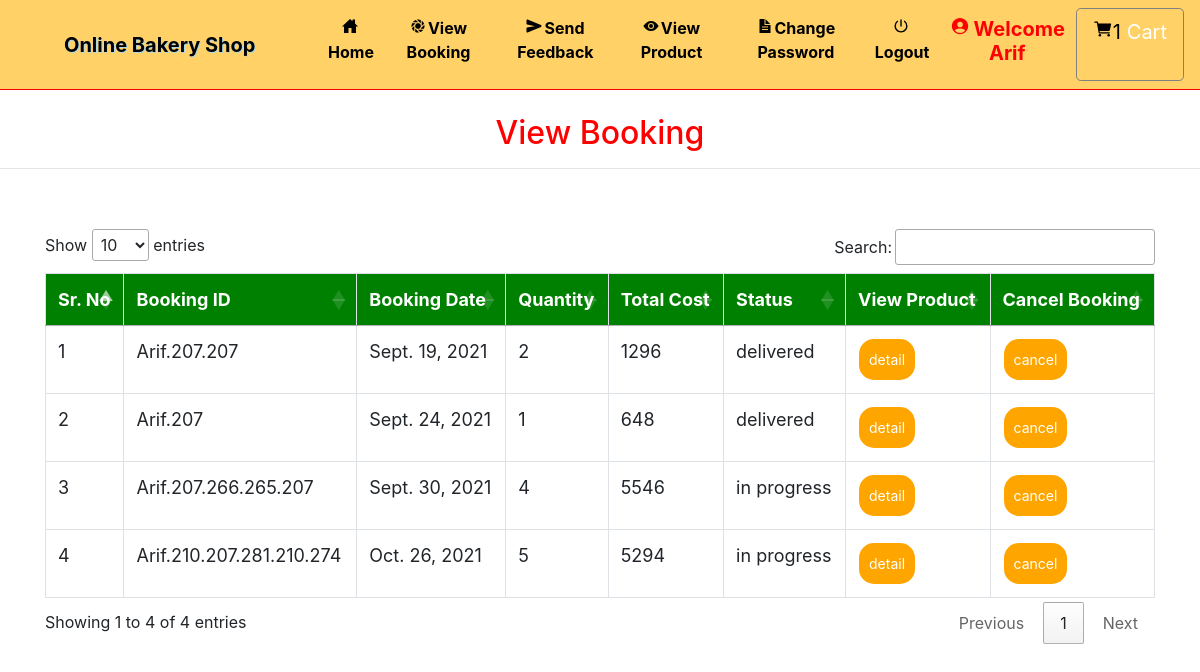
The page /view_booking (signed in) on the database its author committed.
### grocery/models.py (models this page shows, shortened)
class Booking(models.Model):
    status = models.ForeignKey(Status, on_delete=models.CASCADE, null=True)
    profile = models.ForeignKey(Profile, on_delete=models.CASCADE, null=True)
    booking_id = models.CharField(max_length=200,null=True)
    quantity = models.CharField(max_length=100,null=True)
    book_date = models.CharField(max_length=30, null=True)
    total = models.IntegerField(null=True)

class Status(models.Model):
    name = models.CharField(max_length=20, null=True)

### grocery/views.py (the view)
# urls.py: path('view_booking', View_Booking, name='view_booking'),
def View_Booking(request):
    if not request.user.is_authenticated:
        return redirect('login')
    user = User.objects.get(id=request.user.id)
    profile = Profile.objects.get(user=user)
    cart = Cart.objects.filter(profile=profile)
    book = Booking.objects.filter(profile=profile)
    num1=0
    for i in cart:
        num1 += 1
    d = {'book': book,'num1':num1}
    return render(request, 'view_booking.html', d)

### grocery/templates/view_booking.html (shortened to what this page needs)
{% extends 'navigation.html' %}
{% block body %}
<center><h2 style="color:red;margin-top:2%">View Booking</h2></center><hr>
 <div class="container">
<table class="table table-bordered" id="myTable">
  <thead>
  <tr>
    <th>Sr. No</th>
    <th>Booking ID</th>
    <th>Booking Date</th>
      <th>Quantity</th>
      <th>Total Cost</th>
      <th>Status</th>
    <th>View Product</th>
    <th>Cancel Booking</th>
  </tr>
  </thead>
   <tbody>
{% for i in book %}
  <tr>
      <td>{{forloop.counter}}</td>
    <td>{{i.booking_id}}</td>
    <td>{{i.book_date}}</td>
      <td>{{i.quantity}}</td>
      <td>{{i.total}}</td>
      <td>{{i.status.name}}</td>
      <td><a href="{% url 'booking_detail' i.booking_id i.id %}"><button class="button button1">detail</button></a></td>
      <td><a href="{% url 'delete_booking' i.booking_id i.id %}" onclick="return confirm('Are you sure?')"><button class="button button1" id="#delete">cancel</button></a></td>
  </tr>
   {% endfor %}
    </tbody>
</table>
 </div>
{% endblock %}

### grocery/templates/navigation.html (shortened to what this page needs)
<!DOCTYPE html>
<html lang="en">
<head>
    {% load static %}
     <link rel="stylesheet" href="https://maxcdn.bootstrapcdn.com/bootstrap/4.0.0/css/bootstrap.min.css">
  <link rel = stylesheet href = "//cdn.datatables.net/1.10.19/css/jquery.dataTables.min.css">
<link rel="stylesheet" href="https://cdnjs.cloudflare.com/ajax/libs/font-awesome/4.7.0/css/font-awesome.min.css">
</head>
<body style="background-color:white">
<nav class="navbar navbar-expand-sm" style = "background-color : #FFD166 ; border-bottom:1px solid red">
  <a class="navbar-brand pl-5" href="#" style="color:black ; font-weight : bold">Online Bakery Shop</a>
<div class="collapse navbar-collapse" id="collapsibleNavbar">
  <ul class="navbar-nav pl-5 text-center">
    {% if request.user.username %}
    {% if not request.user.is_staff %}
    <li class="nav-item">
      <a class="nav-link" href="{% url 'home' %}" style="color:black"><ion-icon style="margin-right:2px" name="home-sharp"></ion-icon>Home</a>
    </li>
    <li class="nav-item">
      <a class="nav-link" href="{% url 'view_booking' %}" style="color:black"><ion-icon style="margin-right:2px" name="aperture"></ion-icon>View Booking</a>
    </li>
    <li class="nav-item">
      <a class="nav-link" href="{% url 'send_feedback' request.user.id %}" style="color:black"><ion-icon style="margin-right:2px" name="send"></ion-icon>Send Feedback</a>
    </li>
    <li class="nav-item">
      <a class="nav-link" href="{% url 'view_product' 0 %}" style="color:black"><ion-icon style="margin-right:2px" name="eye"></ion-icon>View Product</a>
    </li>
    <li class="nav-item">
      <a class="nav-link" href="{% url 'change_password' %}" style="color:black"><ion-icon style="margin-right:2px" name="document-text-sharp"></ion-icon>Change Password</a>
    </li>
    {% endif %}
    {% endif %}
    {% if request.user.is_authenticated %}
    <a class="nav-link" href="{% url 'logout' %}" style="color:black"><ion-icon style="margin-right:2px" name="power-sharp"></ion-icon>Logout</a>
    {% if not request.user.is_staff %}
    <li class="nav-item">
      <a href="{% url 'profile' %}"><h5 class="nav-link" style="color:red"><ion-icon style="margin-right:4px;color:#FF0000" name="person-circle-sharp"></ion-icon>Welcome {{request.user.username}}</h5>
      </a></li>
    {% else %}
    <li class="nav-item">
      <h5  class="nav-link" style="color:red"><ion-icon style="margin-right:4px;color:#FF0000" name="person-circle-sharp"></ion-icon>Welcome {{request.user.username}}</h5>
    </li>
    {% endif %}
    {% endif %}
    {% if not request.user.is_staff %}
    {% if request.user.username %}
      <a href="{% url 'cart' %}" style="border:1px solid gray" class="btn btn-default btn-lg text-dark text-capitalize">
        <ion-icon style="color:black;margin-top:2%" name="cart"></ion-icon><span style="color:black">{{num1}}</span><span style="margin-left:6px;margin-top:2%;color:white">Cart</span></a></center>
{% endif %}
    {% endif %}
    </ul>
</div>
</nav>
{% block body %}
{% endblock %}
</body></html>

### grocery/templates/navigation.html (style rules this page uses)
* { box-sizing: border-box; }
#myTable { border-collapse: collapse; width: 100%; border: 1px solid #ddd; font-size: 18px; }
#myTable th { text-align: left; padding: 12px; background-color: green; color: white; }
#myTable td { text-align: left; padding: 12px; background-color: white; }
#myTable tr { border-bottom: 1px solid #ddd; }
.button { background-color: orange; border: none; color: white; padding: 10px; text-align: center; text-decoration: none; display: inline-block; font-size: 14px; margin: 1px 1px; cursor: pointer; }
.button1 { border-radius: 15px; }
.nav-link { font-weight:bold; }
.navbar-brand { text-shadow: 1px 1px lightblue; }

### rows shown on the page
Booking: booking_id "Arif.207.207", book_date "Sept. 19, 2021", quantity "2", total "1296", status.name "delivered"
Booking: booking_id "Arif.207", book_date "Sept. 24, 2021", quantity "1", total "648", status.name "delivered"
Booking: booking_id "Arif.207.266.265.207", book_date "Sept. 30, 2021", quantity "4", total "5546", status.name "in progress"
Booking: booking_id "Arif.210.207.281.210.274", book_date "Oct. 26, 2021", quantity "5", total "5294", status.name "in progress"

### other values the page prints
{{ request.user.username }} "Arif"
{{ num1 }} "1"
